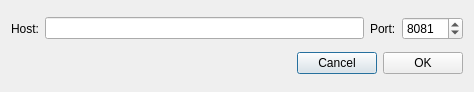
<?xml version="1.0" encoding="UTF-8"?>
<ui version="4.0">
 <class>NewNodeDialog</class>
 <widget class="QDialog" name="NewNodeDialog">
  <property name="windowModality">
   <enum>Qt::ApplicationModal</enum>
  </property>
  <property name="geometry">
   <rect>
    <x>0</x>
    <y>0</y>
    <width>474</width>
    <height>92</height>
   </rect>
  </property>
  <property name="windowTitle">
   <string>New remote node</string>
  </property>
  <layout class="QVBoxLayout" name="verticalLayout">
   <item>
    <layout class="QHBoxLayout" name="horizontalLayout">
     <item>
      <widget class="QLabel" name="label">
       <property name="text">
        <string>Host:</string>
       </property>
      </widget>
     </item>
     <item>
      <widget class="QLineEdit" name="m_hostEdit"/>
     </item>
     <item>
      <widget class="QLabel" name="label_2">
       <property name="text">
        <string>Port:</string>
       </property>
      </widget>
     </item>
     <item>
      <widget class="QSpinBox" name="m_portSpin">
       <property name="minimum">
        <number>1</number>
       </property>
       <property name="maximum">
        <number>65535</number>
       </property>
       <property name="value">
        <number>8081</number>
       </property>
      </widget>
     </item>
    </layout>
   </item>
   <item>
    <layout class="QHBoxLayout" name="horizontalLayout_2">
     <item>
      <spacer name="horizontalSpacer">
       <property name="orientation">
        <enum>Qt::Horizontal</enum>
       </property>
       <property name="sizeHint" stdset="0">
        <size>
         <width>40</width>
         <height>20</height>
        </size>
       </property>
      </spacer>
     </item>
     <item>
      <widget class="QPushButton" name="m_cancelButton">
       <property name="text">
        <string>Cancel</string>
       </property>
      </widget>
     </item>
     <item>
      <widget class="QPushButton" name="m_okButton">
       <property name="text">
        <string>OK</string>
       </property>
      </widget>
     </item>
    </layout>
   </item>
  </layout>
 </widget>
 <resources/>
 <connections>
  <connection>
   <sender>m_okButton</sender>
   <signal>clicked()</signal>
   <receiver>NewNodeDialog</receiver>
   <slot>accept()</slot>
   <hints>
    <hint type="sourcelabel">
     <x>500</x>
     <y>62</y>
    </hint>
    <hint type="destinationlabel">
     <x>276</x>
     <y>44</y>
    </hint>
   </hints>
  </connection>
  <connection>
   <sender>m_cancelButton</sender>
   <signal>clicked()</signal>
   <receiver>NewNodeDialog</receiver>
   <slot>reject()</slot>
   <hints>
    <hint type="sourcelabel">
     <x>417</x>
     <y>62</y>
    </hint>
    <hint type="destinationlabel">
     <x>276</x>
     <y>44</y>
    </hint>
   </hints>
  </connection>
 </connections>
</ui>
